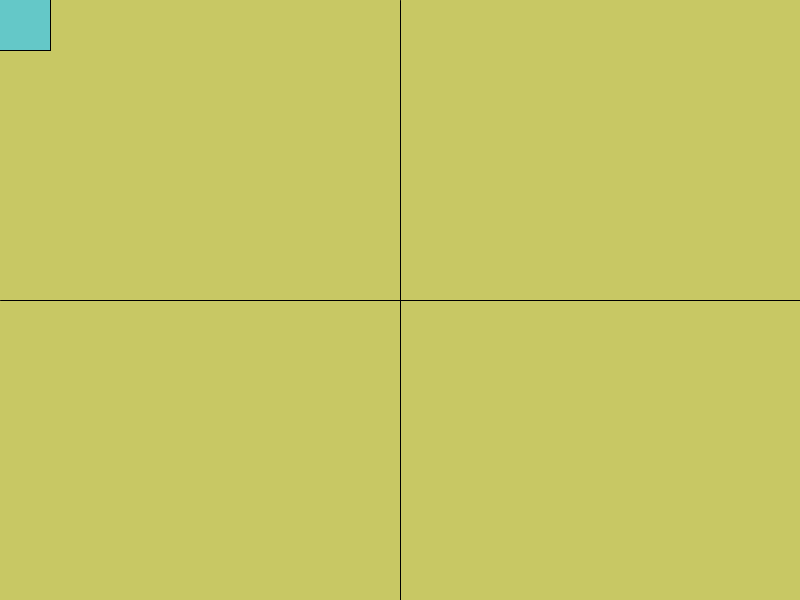
Frame 1 (no input)
Frame 60 (the mouse pressed at the canvas centre just before this capture): identical to frame 1, image omitted
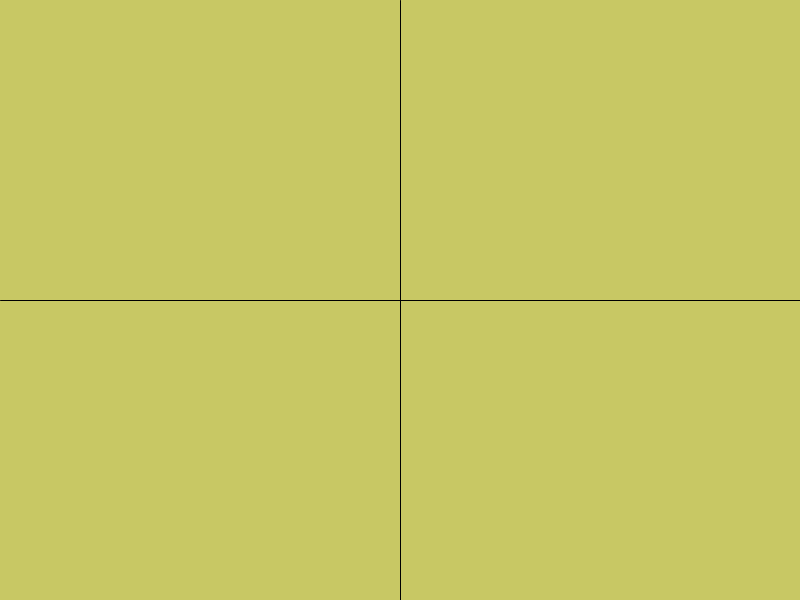
Frame 120 (the mouse held since frame 60 and released just before this capture)

The Processing sketch that drew these frames (run headless with seeded random() and noise(); from frame 60 on, the mouse is pressed at the canvas centre):

// Processing sketch: operators_2
// ── operators_2.pde
// Conditionals practice 3
// Logical operators

void setup() {
  size(800, 600);
  fill(100, 200, 200);
  rectMode(CENTER);
}

void draw() {
  background(200, 200, 100);
  
  // Try changing the AND ("&&") operator on line 15 to the
  // OR ("||"). What happens?
  if (mouseX < width/2 && mouseY < height/2) {
    // If mouse is in the top left, draw a triangle
    rect(mouseX, mouseY, 100, 100);
  }
  
  // Vertical line through middle of canvas
  line(width / 2, 0, width / 2, height);
  
  // Horizontal line through middle of canvas
  line(0, height / 2, width, height / 2);
}
